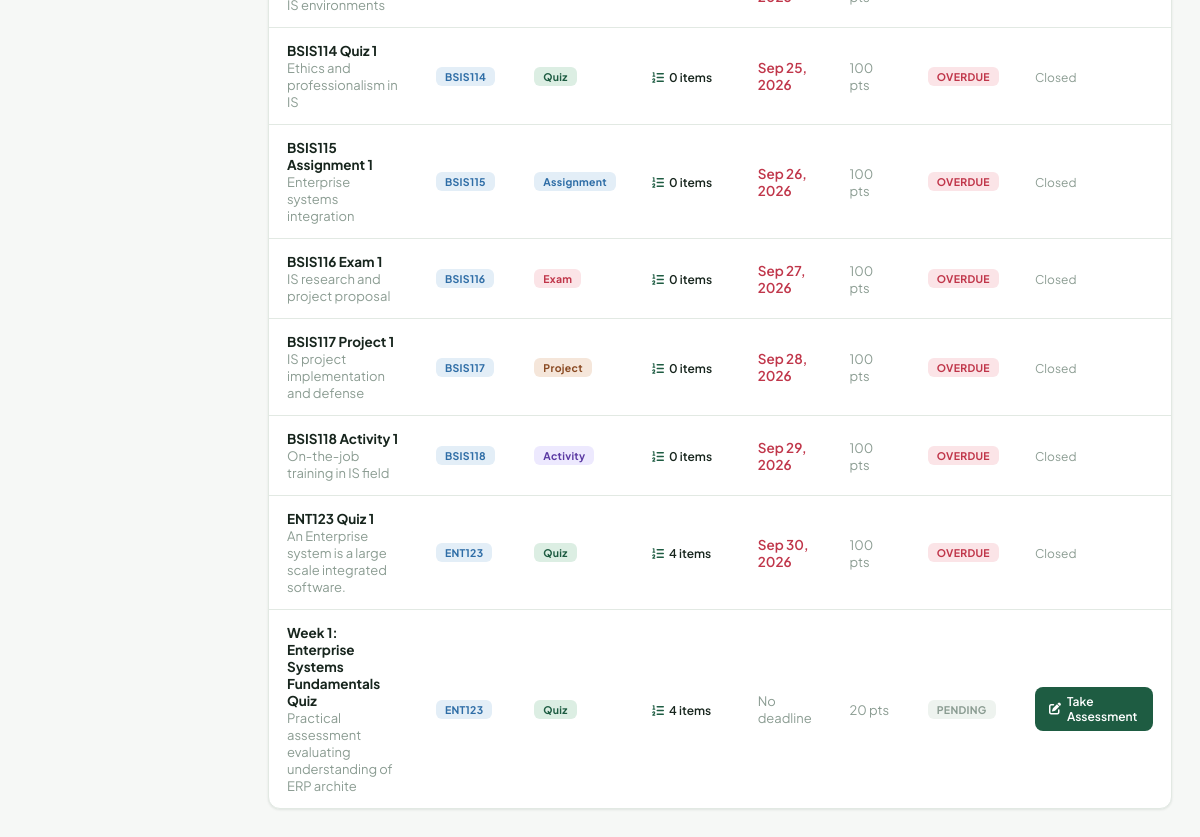
Before: /student/assessments.php (signed in, lower part) with the older database file.
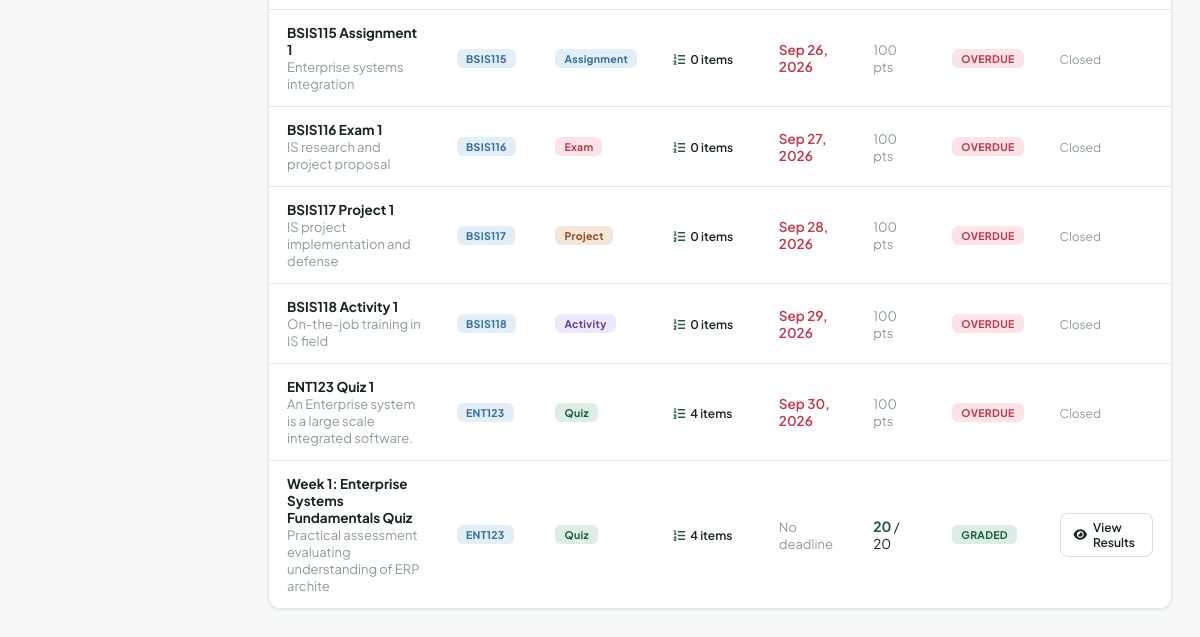
After: the same page with the newer database file.
### tables this page shows
CREATE TABLE `assessments` (
  `id` int NOT NULL AUTO_INCREMENT,
  `syllabus_id` int NOT NULL,
  `topic_id` int DEFAULT NULL,
  `teacher_id` int NOT NULL,
  `title` varchar(200) NOT NULL,
  `description` text,
  `type` enum('quiz','assignment','exam','project','activity') DEFAULT 'quiz',
  `max_score` decimal(5,2) DEFAULT '100.00',
  `due_date` datetime DEFAULT NULL,
  `is_closed` tinyint(1) NOT NULL DEFAULT '0',
  `delivery_mode` enum('online','offline','both') DEFAULT 'both',
  `created_at` timestamp NOT NULL DEFAULT CURRENT_TIMESTAMP,
  `shuffle_questions` tinyint(1) NOT NULL DEFAULT '1',
  `submission_type` varchar(50) NOT NULL DEFAULT 'quiz_builder',
  `time_limit` int DEFAULT NULL,
  PRIMARY KEY (`id`),
  KEY `syllabus_id` (`syllabus_id`),
  KEY `topic_id` (`topic_id`),
  KEY `teacher_id` (`teacher_id`),
  CONSTRAINT `assessments_ibfk_1` FOREIGN KEY (`syllabus_id`) REFERENCES `syllabi` (`id`) ON DELETE CASCADE,
  CONSTRAINT `assessments_ibfk_2` FOREIGN KEY (`topic_id`) REFERENCES `syllabus_topics` (`id`) ON DELETE SET NULL,
  CONSTRAINT `assessments_ibfk_3` FOREIGN KEY (`teacher_id`) REFERENCES `users` (`id`) ON DELETE CASCADE
);

CREATE TABLE `submissions` (
  `id` int NOT NULL AUTO_INCREMENT,
  `assessment_id` int NOT NULL,
  `student_id` int NOT NULL,
  `file_path` varchar(255) DEFAULT NULL,
  `text_answer` text,
  `score` decimal(5,2) DEFAULT NULL,
  `feedback` text,
  `submitted_at` timestamp NOT NULL DEFAULT CURRENT_TIMESTAMP,
  `graded_at` timestamp NULL DEFAULT NULL,
  `status` enum('submitted','graded','late') DEFAULT 'submitted',
  `is_auto_graded` tinyint(1) NOT NULL DEFAULT '0',
  PRIMARY KEY (`id`),
  KEY `assessment_id` (`assessment_id`),
  KEY `student_id` (`student_id`),
  CONSTRAINT `submissions_ibfk_1` FOREIGN KEY (`assessment_id`) REFERENCES `assessments` (`id`) ON DELETE CASCADE,
  CONSTRAINT `submissions_ibfk_2` FOREIGN KEY (`student_id`) REFERENCES `users` (`id`) ON DELETE CASCADE
);

### includes/config.php (called while the page is built, shortened)
<?php
function safeHtml($text) {
    $text = htmlspecialchars_decode($text, ENT_QUOTES);
    return htmlspecialchars($text, ENT_QUOTES, 'UTF-8');
}

### student/assessments.php (the view, shortened to what this page needs)
<?php
require_once '../includes/config.php';
$stid = $_SESSION['user_id'];
$where = "e.student_id = $stid AND e.status = 'enrolled'";
$assessments = $conn->query("
    SELECT a.*, c.course_code, c.course_name,
           (SELECT COUNT(*) FROM assessment_questions aq WHERE aq.assessment_id = a.id) as q_count,
           sub.id as sub_id, sub.score, sub.status as sub_status, sub.submitted_at, sub.feedback, sub.is_auto_graded
    FROM assessments a
    JOIN enrollments e ON e.syllabus_id = a.syllabus_id
    JOIN courses c ON c.id = (SELECT course_id FROM syllabi WHERE id = a.syllabus_id)
    LEFT JOIN submissions sub ON sub.assessment_id = a.id AND sub.student_id = $stid
    WHERE $where
    GROUP BY a.id
    ORDER BY a.due_date IS NULL, a.due_date ASC
");
$tc = ['quiz'=>'badge-green','assignment'=>'badge-blue','exam'=>'badge-red','project'=>'badge-orange','activity'=>'badge-purple'];
?>
<?php require_once '../includes/header.php'; ?>
<div class="app-layout">
<div class="main-content">
<div class="page-content">
<div class="card"><div class="table-wrap"><table>
<tbody>
<?php if ($assessments->num_rows === 0): ?>
    <tr><td colspan="8" style="text-align:center;padding:32px;color:var(--text3)">No assessments available for your enrolled courses yet.</td></tr>
<?php else: while($a = $assessments->fetch_assoc()):
    $isOverdue = $a['due_date'] && strtotime($a['due_date']) < time() && !$a['sub_id'];
?>
<tr>
    <td>
        <strong><?= safeHtml($a['title']) ?></strong>
        <?php if($a['description']): ?><br><small class="text-muted"><?= safeHtml(substr($a['description'],0,60)) ?></small><?php endif; ?>
    </td>
    <td><span class="badge badge-blue"><?= htmlspecialchars($a['course_code']) ?></span></td>
    <td><span class="badge <?= $tc[$a['type']] ?? 'badge-gray' ?>" style="text-transform:capitalize"><?= $a['type'] ?></span></td>
    <td>
        <span style="font-size:12px;font-weight:600">
            <i class="fas fa-list-ol" style="color:var(--primary);margin-right:3px"></i> <?= $a['q_count'] ?> item<?= $a['q_count'] != 1 ? 's' : '' ?>
        </span>
    </td>
    <td>
        <?php if($a['due_date']): ?>
            <span style="<?= $isOverdue?'color:var(--danger);font-weight:600':'' ?>"><?= date('M d, Y', strtotime($a['due_date'])) ?></span>
        <?php else: ?>
            <span class="text-muted">No deadline</span>
        <?php endif; ?>
    </td>
    <td>
        <?php if ($a['sub_id'] && $a['sub_status'] === 'graded' && $a['score'] !== null): ?>
            <strong style="color:var(--primary);font-size:14px"><?= (float)$a['score'] ?></strong> / <?= (float)($a['max_score'] ?? 0) ?>
        <?php elseif ($a['sub_id'] && $a['score'] !== null): ?>
            <strong style="color:#d97706;font-size:13px"><?= (float)$a['score'] ?></strong> <small class="text-muted">(Partial)</small>
        <?php elseif ($a['sub_id']): ?>
            <span class="badge badge-orange"><i class="fas fa-clock"></i> Under Review</span>
        <?php else: ?>
            <span class="text-muted"><?= (float)($a['max_score'] ?? 0) ?> pts</span>
        <?php endif; ?>
    </td>
    <td>
        <?php
        if ($a['sub_id']) {
            $ss = ['submitted'=>'badge-orange','graded'=>'badge-green','late'=>'badge-red'];
            echo '<span class="badge '.($ss[$a['sub_status']]??'badge-gray').'">'.ucfirst($a['sub_status']).'</span>';
        } elseif ($isOverdue) {
            echo '<span class="badge badge-red">Overdue</span>';
        } else {
            echo '<span class="badge badge-gray">Pending</span>';
        }
        ?>
    </td>
    <td>
        <?php if(!$a['sub_id'] && !$isOverdue): ?>
            <a href="take_assessment.php?id=<?= $a['id'] ?>" class="btn btn-primary btn-sm" style="display:inline-flex;align-items:center;gap:6px">
                <i class="fas fa-edit"></i> Take Assessment
            </a>
        <?php elseif($a['sub_id']): ?>
            <a href="take_assessment.php?id=<?= $a['id'] ?>" class="btn btn-secondary btn-sm" style="display:inline-flex;align-items:center;gap:6px">
                <i class="fas fa-eye"></i> View Results
            </a>
        <?php else: ?>
            <span class="text-muted" style="font-size:12px">Closed</span>
        <?php endif; ?>
    </td>
</tr>
<?php endwhile; endif; ?>
</tbody>
</table></div></div>
</div></div></div>
</body></html>

Changed rows visible on the page:
no longer on this page (row unchanged): assessments: title "BSIS114 Quiz 1", description "Ethics and professionalism in IS", course_code "BSIS114", type "Quiz", q_count "0", due_date "Sep 25, 2026", max_score "100", shows "OVERDUE", shows "Closed"
no longer on this page (row unchanged): assessments: title "Week 1: Enterprise Systems Fundamentals Quiz", description "Practical assessment evaluating understanding of ERP archite", course_code "ENT123", type "Quiz", q_count "4", shows "No deadline", max_score "20", shows "PENDING"
added submissions: assessment.title "Week 1: Enterprise Systems Fundamentals Quiz", assessment.description "Practical assessment evaluating understanding of ERP archite", course_code "ENT123", assessment.type "Quiz", q_count "4", shows "No deadline", score "20", assessment.max_score "20", status "GRADED"
